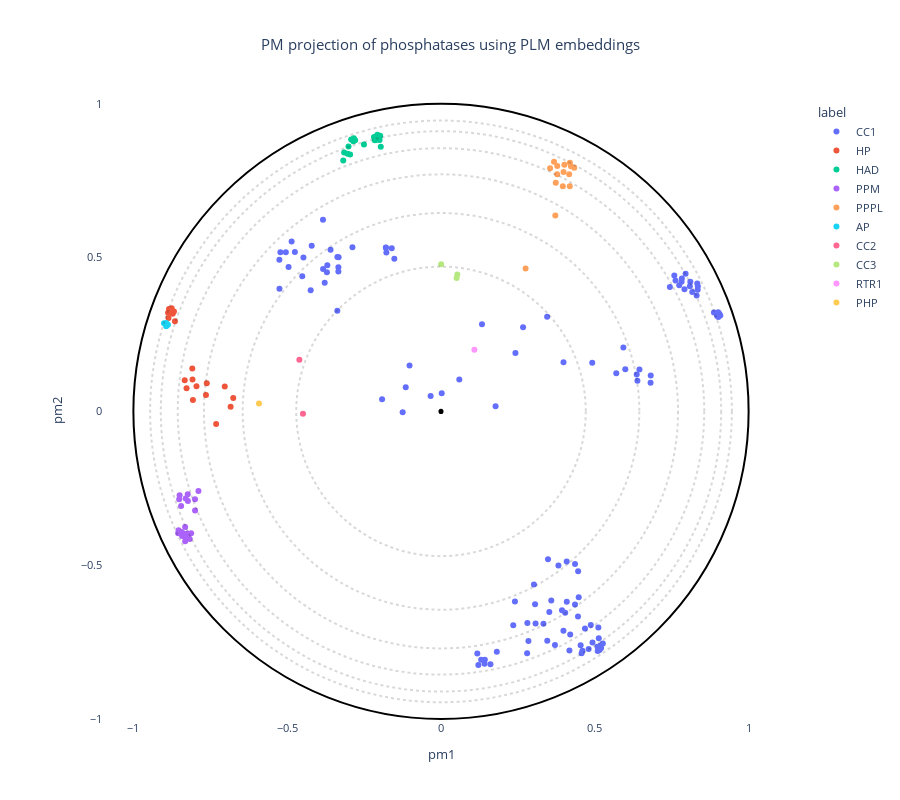

Write notebook code for a chart like this one.
### Code cell
# OPTIONS =================================================
#Here you can set different parameters to color & annotate the resulting projection:
title = "PM projection of phosphatases using PLM embeddings" 
#----------------------------------------------------------
# Select the coloring from annotation .csv file:
labels_name = "label"
# Select classes to label among the "labels_name" or "second_labels_name" column (comma separated list):
second_labels_name = ""
labels_text = []
show_text = False
#----------------------------------------------------------
# Use a custom color palette:
color_palette = colour_palette #Default: None
use_custom_palette = True
#==========================================================


#Check projection visualization parameters
#Labels name
if labels_name == "":
    labels_name = None
elif labels_name not in annotation_names:
    raise NameError(f"labels_name {labels_name} is not in the availables annotations.\nAvailables annotations: {annotation_names}")
#Second labels name
if second_labels_name == "":
    second_labels_name = None
elif second_labels_name not in annotation_names:
    raise NameError(f'"second_labels_name" {second_labels_name} is not in the availables annotations.\nAvailables annotations: {annotation_names}')

if not use_custom_palette:
    color_palette = None

# Check labels and data are in the same order

#Plot graph
fig = plot_embedding_interactive(df_embedding, 
                                 labels_name = labels_name,
                                 second_labels_name = second_labels_name, 
                                 show_text = show_text,
                                 labels_text = labels_text,
                                 color_palette = color_palette, 
                                 title = title, 
                                 fontsize = 11)
fig.show()

### Figure 1 — Plotly figure (JSON) as saved in the notebook; plotly's stock layout.template omitted (floating-point values rounded to 4 significant figures; data arrays with more than 128 entries replaced by an {"elided": "..."} marker saying what was removed)
{"data": [{"customdata": {"elided": "121x3 str values"}, "hovertemplate": "<b>%{hovertext}</b><br><br>label=%{customdata[2]}<br>pm1=%{x}<br>pm2=%{y}<br>proteins_id=%{customdata[0]}<br>accession=%{customdata[1]}<extra></extra>", "hovertext": ["CC1", "CC1", "CC1", "CC1", "CC1", "CC1", "CC1", "CC1", "CC1", "CC1", "CC1", "CC1", "CC1", "CC1", "CC1", "CC1", "CC1", "CC1", "CC1", "CC1", "CC1", "CC1", "CC1", "CC1", "CC1", "CC1", "CC1", "CC1", "CC1", "CC1", "CC1", "CC1", "CC1", "CC1", "CC1", "CC1", "CC1", "CC1", "CC1", "CC1", "CC1", "CC1", "CC1", "CC1", "CC1", "CC1", "CC1", "CC1", "CC1", "CC1", "CC1", "CC1", "CC1", "CC1", "CC1", "CC1", "CC1", "CC1", "CC1", "CC1", "CC1", "CC1", "CC1", "CC1", "CC1", "CC1", "CC1", "CC1", "CC1", "CC1", "CC1", "CC1", "CC1", "CC1", "CC1", "CC1", "CC1", "CC1", "CC1", "CC1", "CC1", "CC1", "CC1", "CC1", "CC1", "CC1", "CC1", "CC1", "CC1", "CC1", "CC1", "CC1", "CC1", "CC1", "CC1", "CC1", "CC1", "CC1", "CC1", "CC1", "CC1", "CC1", "CC1", "CC1", "CC1", "CC1", "CC1", "CC1", "CC1", "CC1", "CC1", "CC1", "CC1", "CC1", "CC1", "CC1", "CC1", "CC1", "CC1", "CC1", "CC1"], "legendgroup": "CC1", "marker": {"color": "#636efa", "symbol": "circle"}, "mode": "markers", "name": "CC1", "orientation": "v", "showlegend": true, "type": "scatter", "x": [0.3521, 0.6813, 0.2668, 0.2419, 0.8345, 0.5176, 0.1416, 0.5697, 0.9016, 0.908, 0.6818, 0.345, 0.1774, 0.5991, 0.1332, -0.0337, 0.833, -0.1915, 0.4539, 0.2799, 0.5153, 0.487, 0.3479, 0.4458, 0.4925, 0.398, 0.4038, 0.4799, 0.3454, 0.4598, 0.1608, 0.4572, 0.1214, 0.3022, -0.3709, 0.5087, 0.1304, 0.2404, 0.3585, -0.1794, 0.3059, 0.6385, 0.5928, 0.4357, -0.3336, 0.4175, 0.4453, 0.2808, 0.002337, -0.3336, -0.451, 0.5093, 0.5116, 0.744, 0.783, 0.7585, 0.809, 0.3331, 0.2842, -0.1246, -0.4471, 0.2349, 0.3933, -0.3833, -0.3696, 0.4477, 0.5204, 0.468, -0.3837, 0.3074, 0.3705, 0.5261, 0.118, -0.1776, 0.6362, 0.4916, -0.1601, -0.4751, 0.4201, 0.645, -0.3328, 0.8349, 0.7952, -0.5044, -0.2879, -0.4203, -0.337, -0.1146, -0.3368, 0.899, 0.5129, 0.1425, 0.4356, 0.05955, 0.7623, 0.7914, 0.4086, -0.3781, -0.1792, -0.1023, -0.4237, 0.8311, -0.4857, 0.1815, -0.5221, 0.3982, 0.4089, -0.4956, 0.9047, 0.8167, 0.8106, -0.1517, 0.9011, 0.8873, -0.5251, 0.7745, 0.7821, 0.8971, 0.3818, -0.5253, -0.3591], "xaxis": "x", "y": [-0.652, 0.09346, 0.2731, 0.1894, 0.3952, -0.7622, -0.8201, 0.1238, 0.307, 0.3115, 0.1164, 0.308, 0.01628, 0.1367, 0.2832, 0.04995, 0.4157, 0.03978, -0.7603, -0.7863, -0.7754, -0.6948, -0.4804, -0.5193, -0.7513, -0.7131, -0.6543, -0.7725, -0.7458, -0.7785, -0.8219, -0.7861, -0.8247, -0.5627, 0.4525, -0.7653, -0.8071, -0.6181, -0.6151, 0.5322, -0.6272, 0.09994, 0.2075, -0.496, 0.4547, -0.7772, -0.6666, -0.688, 0.05921, 0.4684, 0.4391, -0.7793, -0.7025, 0.4042, 0.4324, 0.4421, 0.4065, -0.6904, -0.7467, -0.002922, 0.5003, -0.6956, -0.6468, 0.4632, 0.4753, -0.6042, -0.7695, -0.7058, 0.623, -0.6892, -0.7594, -0.7549, -0.7872, 0.5168, 0.1202, 0.1583, 0.53, 0.5183, -0.7254, 0.1364, 0.5008, 0.4067, 0.4473, 0.5176, 0.5334, 0.5384, 0.3272, 0.07807, 0.502, 0.3158, -0.7371, -0.8073, -0.6281, 0.1038, 0.4254, 0.3974, -0.4879, 0.4185, 0.533, 0.1489, 0.3939, 0.3763, 0.5519, -0.7812, 0.5169, 0.1598, -0.6191, 0.4695, 0.3172, 0.3884, 0.4214, 0.4959, 0.3221, 0.3213, 0.3988, 0.4097, 0.4215, 0.311, -0.5011, 0.4928, 0.5252], "yaxis": "y"}, {"customdata": [["A0A087WZV0 HP_HP2_PPIP5K_PPIP5K2", "A0A087WZV0", "HP"], ["B7WPL9 HP_HP2_PPIP5K_PPIP5K1", "B7WPL9", "HP"], ["O60825 HP_HP1_PFKFB_PFKFB2", "O60825", "HP"], ["P07738 HP_HP1_PGAM_BPGM", "P07738", "HP"], ["P11117 HP_HP2_ACP2_ACP2", "P11117", "HP"], ["P15259 HP_HP1_PGAM_PGAM2", "P15259", "HP"], ["P15309 HP_HP2_ACP2_ACPP", "P15309", "HP"], ["P16118 HP_HP1_PFKFB_PFKFB1", "P16118", "HP"], ["P57075 HP_HP1_STS_UBASH3A", "P57075", "HP"], ["Q16875 HP_HP1_PFKFB_PFKFB3", "Q16875", "HP"], ["Q16877 HP_HP1_PFKFB_PFKFB4", "Q16877", "HP"], ["Q6FHU2 HP_HP1_PGAM_PGAM1", "Q6FHU2", "HP"], ["Q8N0Y7 HP_HP1_PGAM_PGAM4", "Q8N0Y7", "HP"], ["Q8TE99 HP_HP2_PXYLP1_PXYLP1", "Q8TE99", "HP"], ["Q8TF42 HP_HP1_STS_UBASH3B", "Q8TF42", "HP"], ["Q96HS1 HP_HP1_PGAM5_PGAM5", "Q96HS1", "HP"], ["Q9BZG2 HP_HP2_ACP2_ACPT", "Q9BZG2", "HP"], ["Q9NPH0 HP_HP2_ACP6_ACP6", "Q9NPH0", "HP"], ["Q9NQ88 HP_HP1_TIGAR_TIGAR", "Q9NQ88", "HP"], ["Q9UNW1 HP_HP2_MINPP1_MINPP1", "Q9UNW1", "HP"]], "hovertemplate": "<b>%{hovertext}</b><br><br>label=%{customdata[2]}<br>pm1=%{x}<br>pm2=%{y}<br>proteins_id=%{customdata[0]}<br>accession=%{customdata[1]}<extra></extra>", "hovertext": ["HP", "HP", "HP", "HP", "HP", "HP", "HP", "HP", "HP", "HP", "HP", "HP", "HP", "HP", "HP", "HP", "HP", "HP", "HP", "HP"], "legendgroup": "HP", "marker": {"color": "#EF553B", "symbol": "circle"}, "mode": "markers", "name": "HP", "orientation": "v", "showlegend": true, "type": "scatter", "x": [-0.8843, -0.8755, -0.8085, -0.8064, -0.8858, -0.764, -0.8649, -0.8078, -0.6755, -0.8272, -0.8331, -0.7948, -0.7614, -0.8791, -0.6838, -0.7029, -0.8722, -0.8872, -0.7309, -0.8681], "xaxis": "x", "y": [0.3325, 0.3352, 0.139, 0.03664, 0.3032, 0.05287, 0.293, 0.1033, 0.04373, 0.07552, 0.1012, 0.08161, 0.09119, 0.3209, 0.01468, 0.08063, 0.3175, 0.3209, -0.04083, 0.3247], "yaxis": "y"}, {"customdata": [["A0A0S2Z3Q2 HAD_EYA_EYA_EYA4", "A0A0S2Z3Q2", "HAD"], ["A6NDG6 HAD_NagD_PGP_PGP", "A6NDG6", "HAD"], ["O00167 HAD_EYA_EYA_EYA2", "O00167", "HAD"], ["O14595 HAD_FCP_SCP_SCP2", "O14595", "HAD"], ["O15194 HAD_FCP_SCP_SCP3", "O15194", "HAD"], ["O95476 HAD_FCP_DULLARD_Dullard", "O95476", "HAD"], ["Q05D32 HAD_FCP_CTDSPL2_CTDSPL2", "Q05D32", "HAD"], ["Q3ZCQ8 HAD_FCP_TIM50_TIMM50", "Q3ZCQ8", "HAD"], ["Q8WVY7 HAD_FCP_UBLCP1_UBLCP1", "Q8WVY7", "HAD"], ["Q96GD0 HAD_NagD_PGP_CIN", "Q96GD0", "HAD"], ["Q99502 HAD_EYA_EYA_EYA1", "Q99502", "HAD"], ["Q99504 HAD_EYA_EYA_EYA3", "Q99504", "HAD"], ["Q9BXW7 HAD_NagD_CUT_CECR5", "Q9BXW7", "HAD"], ["Q9GZU7 HAD_FCP_SCP_SCP1", "Q9GZU7", "HAD"], ["Q9H008 HAD_NagD_LHPP_LHPP", "Q9H008", "HAD"], ["Q9H0R4 HAD_NagD_LHPP_HDHD2", "Q9H0R4", "HAD"], ["Q9Y5B0 HAD_FCP_FCP1_FCP1", "Q9Y5B0", "HAD"]], "hovertemplate": "<b>%{hovertext}</b><br><br>label=%{customdata[2]}<br>pm1=%{x}<br>pm2=%{y}<br>proteins_id=%{customdata[0]}<br>accession=%{customdata[1]}<extra></extra>", "hovertext": ["HAD", "HAD", "HAD", "HAD", "HAD", "HAD", "HAD", "HAD", "HAD", "HAD", "HAD", "HAD", "HAD", "HAD", "HAD", "HAD", "HAD"], "legendgroup": "HAD", "marker": {"color": "#00cc96", "symbol": "circle"}, "mode": "markers", "name": "HAD", "orientation": "v", "showlegend": true, "type": "scatter", "x": [-0.2792, -0.3148, -0.2833, -0.1996, -0.1978, -0.2178, -0.2083, -0.2154, -0.1958, -0.3177, -0.292, -0.285, -0.3006, -0.2069, -0.2954, -0.3037, -0.2505], "xaxis": "x", "y": [0.8812, 0.8416, 0.8881, 0.8822, 0.896, 0.8918, 0.8827, 0.8815, 0.8602, 0.8152, 0.8836, 0.8783, 0.8611, 0.8993, 0.8351, 0.8374, 0.8673], "yaxis": "y"}, {"customdata": [["A8MPX8 PPM_PPM_PP2D1_PP2D1", "A8MPX8", "PPM"], ["O15297 PPM_PPM_PPM1D_PPM1D", "O15297", "PPM"], ["O15355 PPM_PPM_PPM1G_PPM1G", "O15355", "PPM"], ["O60346 PPM_PPM_PHLPP_PHLPP1", "O60346", "PPM"], ["O75688 PPM_PPM_PPM1A_PPM1B", "O75688", "PPM"], ["P35813 PPM_PPM_PPM1A_PPM1A", "P35813", "PPM"], ["P49593 PPM_PPM_PPM1E_PPM1F", "P49593", "PPM"], ["Q15750 PPM_PPM_TAB1_TAB1", "Q15750", "PPM"], ["Q5JR12 PPM_PPM_PPM1H_PPM1J", "Q5JR12", "PPM"], ["Q5SGD2 PPM_PPM_PPM1L_PPM1L", "Q5SGD2", "PPM"], ["Q6ZVD8 PPM_PPM_PHLPP_PHLPP2", "Q6ZVD8", "PPM"], ["Q8N3J5 PPM_PPM_PPM1K_PPM1K", "Q8N3J5", "PPM"], ["Q8N819 PPM_PPM_PPM1A_PPM1N", "Q8N819", "PPM"], ["Q8NI37 PPM_PPM_PTC7_PPTC7", "Q8NI37", "PPM"], ["Q8WY54 PPM_PPM_PPM1E_PPM1E", "Q8WY54", "PPM"], ["Q96MI6 PPM_PPM_PPM1H_PPM1M", "Q96MI6", "PPM"], ["Q9H0C8 PPM_PPM_ILKAP_ILKAP", "Q9H0C8", "PPM"], ["Q9P0J1 PPM_PPM_PDPc_PDP1", "Q9P0J1", "PPM"], ["Q9P2J9 PPM_PPM_PDPc_PDP2", "Q9P2J9", "PPM"], ["Q9ULR3 PPM_PPM_PPM1H_PPM1H", "Q9ULR3", "PPM"]], "hovertemplate": "<b>%{hovertext}</b><br><br>label=%{customdata[2]}<br>pm1=%{x}<br>pm2=%{y}<br>proteins_id=%{customdata[0]}<br>accession=%{customdata[1]}<extra></extra>", "hovertext": ["PPM", "PPM", "PPM", "PPM", "PPM", "PPM", "PPM", "PPM", "PPM", "PPM", "PPM", "PPM", "PPM", "PPM", "PPM", "PPM", "PPM", "PPM", "PPM", "PPM"], "legendgroup": "PPM", "marker": {"color": "#ab63fa", "symbol": "circle"}, "mode": "markers", "name": "PPM", "orientation": "v", "showlegend": true, "type": "scatter", "x": [-0.7885, -0.7995, -0.7997, -0.8544, -0.8122, -0.8169, -0.8346, -0.8448, -0.8227, -0.843, -0.8531, -0.8413, -0.8242, -0.8316, -0.83, -0.83, -0.8318, -0.8511, -0.8497, -0.8233], "xaxis": "x", "y": [-0.2587, -0.3221, -0.2854, -0.3961, -0.3962, -0.4152, -0.3981, -0.3076, -0.2911, -0.3917, -0.3865, -0.4049, -0.397, -0.4223, -0.4099, -0.2836, -0.3755, -0.2855, -0.2724, -0.2695], "yaxis": "y"}, {"customdata": [["O00743 PPPL_PPP_PPP6C_PPP6C", "O00743", "PPPL"], ["O14829 PPPL_PPP_PPP7C_PPEF1", "O14829", "PPPL"], ["O14830 PPPL_PPP_PPP7C_PPEF2", "O14830", "PPPL"], ["P13686 PPPL_PAP_ACP5_ACP5", "P13686", "PPPL"], ["P16298 PPPL_PPP_PPP3C_PPP3CB", "P16298", "PPPL"], ["P36873 PPPL_PPP_PPP1C_PPP1CC", "P36873", "PPPL"], ["P48454 PPPL_PPP_PPP3C_PPP3CC", "P48454", "PPPL"], ["P53041 PPPL_PPP_PPP5C_PPP5C", "P53041", "PPPL"], ["P60510 PPPL_PPP_PPP4C_PPP4C", "P60510", "PPPL"], ["P62136 PPPL_PPP_PPP1C_PPP1CA", "P62136", "PPPL"], ["P62140 PPPL_PPP_PPP1C_PPP1CB", "P62140", "PPPL"], ["P62714 PPPL_PPP_PPP2C_PPP2CB", "P62714", "PPPL"], ["P67775 PPPL_PPP_PPP2C_PPP2CA", "P67775", "PPPL"], ["Q08209 PPPL_PPP_PPP3C_PPP3CA", "Q08209", "PPPL"], ["Q6ZNF0 PPPL_PAP_PAPL_PAPL", "Q6ZNF0", "PPPL"]], "hovertemplate": "<b>%{hovertext}</b><br><br>label=%{customdata[2]}<br>pm1=%{x}<br>pm2=%{y}<br>proteins_id=%{customdata[0]}<br>accession=%{customdata[1]}<extra></extra>", "hovertext": ["PPPL", "PPPL", "PPPL", "PPPL", "PPPL", "PPPL", "PPPL", "PPPL", "PPPL", "PPPL", "PPPL", "PPPL", "PPPL", "PPPL", "PPPL"], "legendgroup": "PPPL", "marker": {"color": "#FFA15A", "symbol": "circle"}, "mode": "markers", "name": "PPPL", "orientation": "v", "showlegend": true, "type": "scatter", "x": [0.3777, 0.3546, 0.3674, 0.2749, 0.4186, 0.4191, 0.3731, 0.378, 0.3984, 0.4331, 0.4225, 0.4167, 0.4012, 0.3961, 0.3717], "xaxis": "x", "y": [0.7712, 0.7907, 0.8112, 0.4641, 0.7316, 0.8079, 0.743, 0.7977, 0.7785, 0.7923, 0.7968, 0.7705, 0.8014, 0.7322, 0.6365], "yaxis": "y"}, {"customdata": [["P05186 AP_AP_AP_ALPL", "P05186", "AP"], ["P05187 AP_AP_AP_ALPP", "P05187", "AP"], ["P09923 AP_AP_AP_ALPI", "P09923", "AP"], ["P10696 AP_AP_AP_ALPPL2", "P10696", "AP"]], "hovertemplate": "<b>%{hovertext}</b><br><br>label=%{customdata[2]}<br>pm1=%{x}<br>pm2=%{y}<br>proteins_id=%{customdata[0]}<br>accession=%{customdata[1]}<extra></extra>", "hovertext": ["AP", "AP", "AP", "AP"], "legendgroup": "AP", "marker": {"color": "#19d3f3", "symbol": "circle"}, "mode": "markers", "name": "AP", "orientation": "v", "showlegend": true, "type": "scatter", "x": [-0.8934, -0.9004, -0.8877, -0.8932], "xaxis": "x", "y": [0.2871, 0.2868, 0.2818, 0.2768], "yaxis": "y"}, {"customdata": [["P24666 CC2_LMWPTP_LMWPTP_LMWPTP", "P24666", "CC2"], ["Q9NP77 CC2_SSU72_SSU72_SSU72", "Q9NP77", "CC2"]], "hovertemplate": "<b>%{hovertext}</b><br><br>label=%{customdata[2]}<br>pm1=%{x}<br>pm2=%{y}<br>proteins_id=%{customdata[0]}<br>accession=%{customdata[1]}<extra></extra>", "hovertext": ["CC2", "CC2"], "legendgroup": "CC2", "marker": {"color": "#FF6692", "symbol": "circle"}, "mode": "markers", "name": "CC2", "orientation": "v", "showlegend": true, "type": "scatter", "x": [-0.4604, -0.4487], "xaxis": "x", "y": [0.168, -0.007375], "yaxis": "y"}, {"customdata": [["P30304 CC3_CDC25_CDC25_CDC25A", "P30304", "CC3"], ["P30305 CC3_CDC25_CDC25_CDC25B", "P30305", "CC3"], ["P30307 CC3_CDC25_CDC25_CDC25C", "P30307", "CC3"]], "hovertemplate": "<b>%{hovertext}</b><br><br>label=%{customdata[2]}<br>pm1=%{x}<br>pm2=%{y}<br>proteins_id=%{customdata[0]}<br>accession=%{customdata[1]}<extra></extra>", "hovertext": ["CC3", "CC3", "CC3"], "legendgroup": "CC3", "marker": {"color": "#B6E880", "symbol": "circle"}, "mode": "markers", "name": "CC3", "orientation": "v", "showlegend": true, "type": "scatter", "x": [0.0005272, 0.05073, 0.05299], "xaxis": "x", "y": [0.4781, 0.4333, 0.4446], "yaxis": "y"}, {"customdata": [["Q8IXW5 RTR1_RTR1_RTR1_RPAP2", "Q8IXW5", "RTR1"]], "hovertemplate": "<b>%{hovertext}</b><br><br>label=%{customdata[2]}<br>pm1=%{x}<br>pm2=%{y}<br>proteins_id=%{customdata[0]}<br>accession=%{customdata[1]}<extra></extra>", "hovertext": ["RTR1"], "legendgroup": "RTR1", "marker": {"color": "#FF97FF", "symbol": "circle"}, "mode": "markers", "name": "RTR1", "orientation": "v", "showlegend": true, "type": "scatter", "x": [0.1086], "xaxis": "x", "y": [0.2], "yaxis": "y"}, {"customdata": [["Q9NRX4 PHP_PHP_PHP_PHPT1", "Q9NRX4", "PHP"]], "hovertemplate": "<b>%{hovertext}</b><br><br>label=%{customdata[2]}<br>pm1=%{x}<br>pm2=%{y}<br>proteins_id=%{customdata[0]}<br>accession=%{customdata[1]}<extra></extra>", "hovertext": ["PHP"], "legendgroup": "PHP", "marker": {"color": "#FECB52", "symbol": "circle"}, "mode": "markers", "name": "PHP", "orientation": "v", "showlegend": true, "type": "scatter", "x": [-0.5917], "xaxis": "x", "y": [0.02535], "yaxis": "y"}], "layout": {"font": {"size": 11}, "height": 800, "legend": {"title": {"text": "label"}, "tracegroupgap": 0}, "plot_bgcolor": "rgba(0, 0, 0, 0)", "shapes": [{"line": {"color": "black", "dash": "dot"}, "opacity": 0.15, "type": "circle", "x0": -0.4706, "x1": 0.4706, "y0": -0.4706, "y1": 0.4706}, {"line": {"color": "black", "dash": "dot"}, "opacity": 0.15, "type": "circle", "x0": -0.6447, "x1": 0.6447, "y0": -0.6447, "y1": 0.6447}, {"line": {"color": "black", "dash": "dot"}, "opacity": 0.15, "type": "circle", "x0": -0.7705, "x1": 0.7705, "y0": -0.7705, "y1": 0.7705}, {"line": {"color": "black", "dash": "dot"}, "opacity": 0.15, "type": "circle", "x0": -0.8557, "x1": 0.8557, "y0": -0.8557, "y1": 0.8557}, {"line": {"color": "black", "dash": "dot"}, "opacity": 0.15, "type": "circle", "x0": -0.9108, "x1": 0.9108, "y0": -0.9108, "y1": 0.9108}, {"line": {"color": "black", "dash": "dot"}, "opacity": 0.15, "type": "circle", "x0": -0.9455, "x1": 0.9455, "y0": -0.9455, "y1": 0.9455}, {"line": {"color": "Black"}, "type": "circle", "x0": -1, "x1": 1, "xref": "x", "y0": -1, "y1": 1, "yref": "y"}, {"fillcolor": "Black", "line": {"color": "Black"}, "type": "circle", "x0": -0.005, "x1": 0.005, "xref": "x", "y0": -0.005, "y1": 0.005, "yref": "y"}], "title": {"text": "PM projection of phosphatases using PLM embeddings", "x": 0.5}, "xaxis": {"anchor": "y", "constrain": "domain", "domain": [0, 1], "range": [-1.1, 1.1], "title": {"text": "pm1"}}, "yaxis": {"anchor": "x", "domain": [0, 1], "scaleanchor": "x", "scaleratio": 1, "title": {"text": "pm2"}}, "yaxis2": {"layer": "below traces", "matches": "y", "overlaying": "y"}}}
